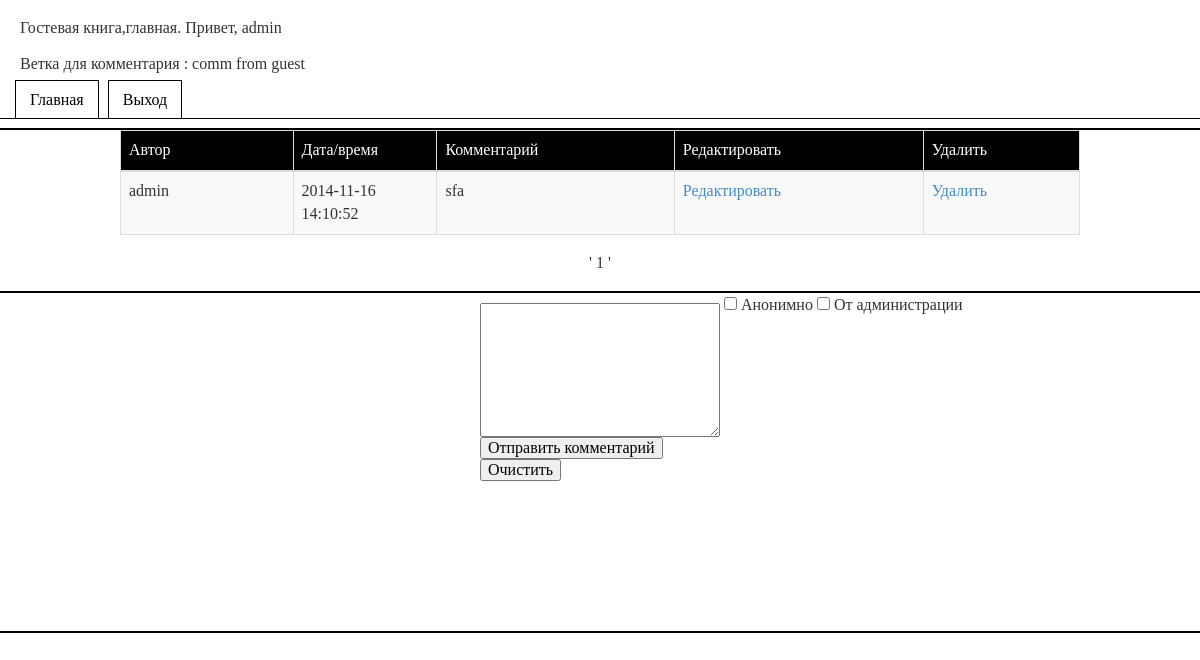
Page /php/CommBranch.php?comm_id=54 (signed in) on the committed database.
### tables this page shows
CREATE TABLE IF NOT EXISTS `users` (
  `user_id` int(11) NOT NULL AUTO_INCREMENT,
  `login` char(12) NOT NULL,
  `password` text NOT NULL,
  `admin` int(1) DEFAULT NULL,
  `blocked` int(1) DEFAULT NULL,
  PRIMARY KEY (`user_id`)
);

CREATE TABLE IF NOT EXISTS `comments` (
  `comm_id` int(11) NOT NULL AUTO_INCREMENT,
  `user_id` int(11) DEFAULT NULL,
  `ts` timestamp NOT NULL DEFAULT CURRENT_TIMESTAMP,
  `comment` text NOT NULL,
  PRIMARY KEY (`comm_id`)
);

CREATE TABLE IF NOT EXISTS `commbranch` (
  `comm_branch_id` int(11) NOT NULL AUTO_INCREMENT,
  `comm_id` int(11) NOT NULL,
  `user_id` int(11) NOT NULL,
  `ts` timestamp NOT NULL DEFAULT CURRENT_TIMESTAMP ON UPDATE CURRENT_TIMESTAMP,
  `comment` text NOT NULL,
  PRIMARY KEY (`comm_branch_id`)
);

### php/config.php (called while the page is built)
<?php
$comments_per_page = 3;
?>

### php/CommBranch.php (the view, shortened to what this page needs)
<?php
require 'config.php';
function get_name($id_user)
{
    $query = mysql_query("SELECT login FROM users
						 WHERE user_id = {$id_user};");
    if($query)
    {
        $result = mysql_fetch_row($query);
        return $result[0];
    }
    else
        return "{$id_user}"."Ошибка запроса к БД.(никнейм)";
}
function get_admin($id_user)
{
    $query = mysql_query("SELECT admin FROM users
					 WHERE user_id = {$id_user}");
    if($query)
    {
        $result = mysql_fetch_row($query);
        if($result[0]==0)
            return false;
        else
            return true;
    }
    else
        echo "Ошибка запроса к БД.(админская панель)";
}
function get_comments($first_limit,$comments_per_page)
{
    $query = "SELECT comm_branch_id,comm_id,user_id, ts, comment
          FROM commbranch
          WHERE comm_id = {$_GET['comm_id']}
		  ORDER BY comm_id DESC
		  LIMIT {$first_limit},{$comments_per_page};";
    $result = mysql_query($query);
    if($result)
        return $result;
    else
        echo("Ошибка запроса к БД(комментарии).");
}
function get_comment($comm_id)
{
    $query = "SELECT `comment`
              FROM `comments`
              WHERE `comm_id` = '$comm_id';";
    $result = mysql_query($query);
    if($result)
    {
        $comment = mysql_fetch_row($result);
        return $comment[0];
    }
    else
        echo ("Ошибка запроса к бд(получить единичный комментарий).");
}
function print_branch_query($arr)
{
    echo '<table id ="tablecomment" class="table table-striped table-hover table-bordered">';
		echo '<thead>';
			echo '<tr>';
				echo '<td><i class="icon-user icon-white"></i> Автор</td>';
				echo '<td><i class="icon-time icon-white"></i> Дата/время</td>';
				echo '<td><i class="icon-comment icon-white"></i> Комментарий</td>';
				if(get_admin($_SESSION['user_id']) == true)
				{echo '<td>Редактировать</td>';
				echo '<td>Удалить</td>';}
		echo '</tr>';
	echo '</thead>';
    while($row = mysql_fetch_array($arr))
    {
        echo '<tr>';
        echo "<td style='width:18%;'>".get_name($row[2])."</td>";
        echo "<td style='width:15%;'>{$row[3]}</td>";
        echo "<td>{$row[4]}</td>";
        if(get_admin($_SESSION['user_id']) == true)
        {
            echo '<td>'."<a href = 'EditCommFromBranch.php?comm_branch_id={$row[0]}'>Редактировать</a>".'</td>';
            echo '<td>'."<a href = 'DeleteCommFromBranch.php?comm_branch_id={$row[0]}'>Удалить</a>".'</td>';
        }
        echo '</tr>';
    }
    echo '</table>';
}
?>
<html>
<head>
    <link rel="stylesheet" href="css/bootstrap.min.css">
    <link rel="stylesheet" type="text/css" href="css/main.css">
</head>
<body>
<div id = "header">
    <p class=header>Гостевая книга,главная. Привет, <?php echo get_name($_SESSION['user_id']);?></p>
    <p class = header>Ветка для комментария : <?php echo get_comment($_GET['comm_id']); ?></p>
    <ul class="css-menu-2">
        <li><a href="Main.php">Главная</a></li>
        <li><a href="exit.php">Выход</a></li>
    </ul>
</div>
<div id = "body">
    <?php
    if(isset($_GET['page']))
    {
        $page = $_GET['page'];
        $_SESSION['page'] = $page;
    }
    else
        $page = 1;
    if($page == 1)
        $first_limit = 0 ;
    else
        $first_limit = $comments_per_page * ($page-1);
    $query = "SELECT COUNT(*)
              FROM commbranch
              WHERE comm_id = {$_SESSION['current_branch']}; ";
    $result = mysql_fetch_array(mysql_query($query));
    $count  = $result[0];
    $pages = ceil($count/$comments_per_page);
    print_branch_query(get_comments($first_limit,$comments_per_page));
    echo "<p id='spancomments'>";
    for($i = 0;$i < $pages;$i++)
    {
        $j = $i+1;
        if($j != $page)
            echo "<a id='spancomments' href='?page={$j}'><span>' {$j} ' </span></a>";
        else
            echo "' {$j} '";
    }
    echo "</p>";
    ?>
</div>
<div id = "bottom">
    <form action="AddCommentForComment.php" method="POST">
        <fieldset>
            <textarea id="comment" name="comment"
                      cols="65" rows="8"><?php if(isset($_GET['comment'])) echo $_GET['comment']; ?></textarea>
            <?php
            if($_SESSION['user_id'] != -1)
                echo '<input type="checkbox" name="Anonim" value="Anonim"> Анонимно ';
            if(get_admin($_SESSION['user_id']) == true)
                echo '<input type="checkbox" name="Administration" value="Administration"> От администрации ';
            ?>
        </fieldset>
        <fieldset id = "buttoncomment">
            <input type="submit" value="Отправить комментарий" />
            <input type="reset" value="Очистить" />
        </fieldset>
    </form>
</div>
</body>
</html>

### php/css/main.css (style rules this page uses)
html, body,div, span, applet, object, iframe, h1, h2, h3, h4, h5, h6, p, blockquote, pre, a, abbr, acronym, address, big, cite, code, del, dfn, em, img, ins, kbd, q, s, samp, small, strike, strong, sub, sup, tt, var, u, i, center, dl, dt, dd, ol, ul, li, fieldset, form, label, legend, article, aside, canvas, details, embed, figure, figcaption, footer, header, hgroup, menu, nav, output, ruby, section, summary, time, mark, audio, video { margin: 0; padding: 0; border: 0; font-size: 100%; font: inherit; vertical-align: baseline; }
body { line-height: 1; }
#header { height: 110px; width:100%; border-bottom: 2px solid #000000; }
#body { height: auto; width: 100%; border-bottom: 2px solid #000000; }
#bottom { height:340px; width:100%; border-bottom:2px solid #000000; }
#comment { width:20%; margin-top:10px; margin-left: 40%; }
#buttoncomment { margin-left:40%; width:20%; }
#tablecomment { width:80%; margin-left:10%; }
#tablecomment thead tr { background:#000; color: #fff; }
#spancomments { text-align:center; margin-bottom:20px; }
.header { margin-top:20px; margin-left:20px; }
ul.css-menu-2 { list-style: none; border-bottom: 1px #000000 solid; padding-top: 20px; padding-left:15px; padding-bottom: 10px; }
ul.css-menu-2 li { display: inline; margin-right: 5px }
ul.css-menu-2 li a { color: #000000; text-decoration: none; background: #ffffff; border: 1px #000000 solid; border-bottom: none; padding: 10px 14px }

### rows in the picture
users: login "admin"
comments: comment "comm from guest"
commbranch: user.login "admin", ts "2014-11-16 14:10:52", comment "sfa"

### other values in the picture
$j "1"
